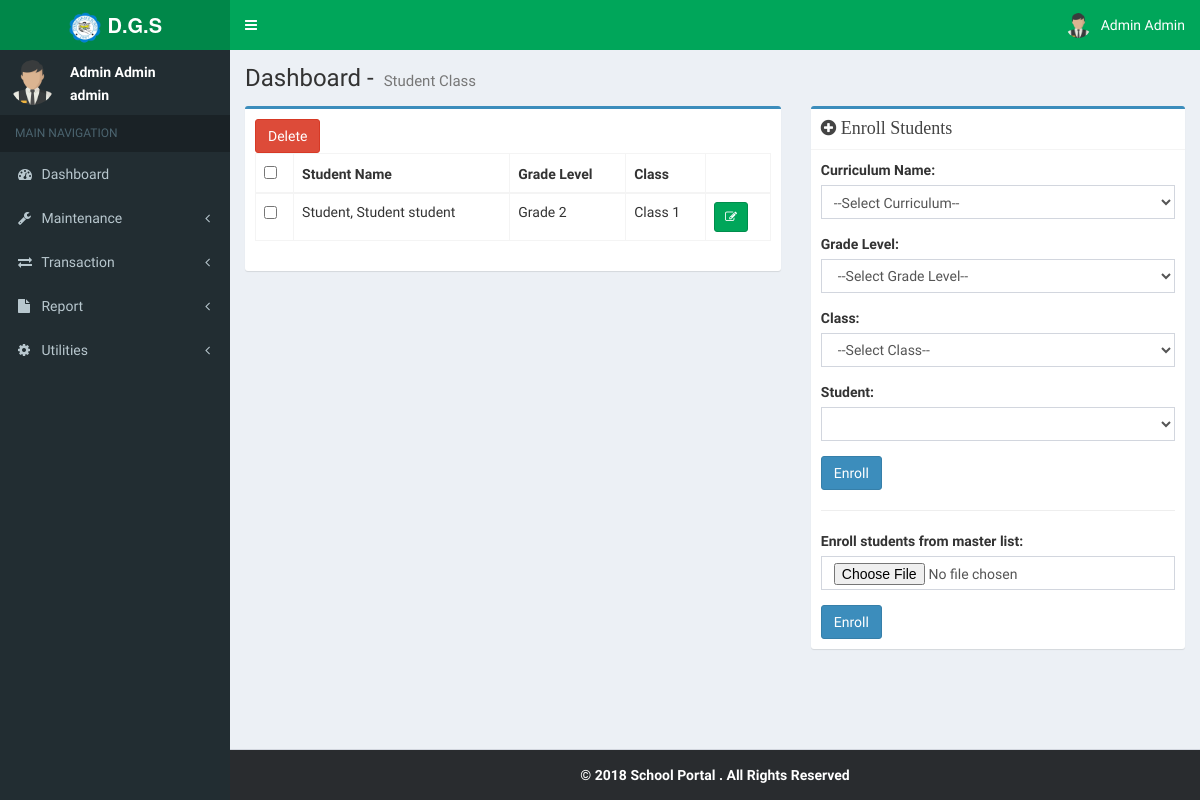
/student_class.php (signed in), run on the app's committed database.
### tables this page shows
CREATE TABLE `usertbl` (
  `id` int(11) NOT NULL,
  `username` varchar(140) NOT NULL,
  `password` varchar(100) NOT NULL,
  `fname` varchar(140) NOT NULL,
  `mname` varchar(140) NOT NULL,
  `lname` varchar(140) NOT NULL,
  `contact` varchar(140) NOT NULL,
  `usertype` varchar(50) NOT NULL,
  `status` int(11) NOT NULL,
  `profile_pic` varchar(170) NOT NULL
);

CREATE TABLE `tblstudentclass` (
  `id` int(11) NOT NULL,
  `classid` int(11) NOT NULL,
  `studentid` int(11) NOT NULL,
  `schoolyear` int(11) NOT NULL,
  `cur_id` int(70) NOT NULL,
  `gradelevel` int(70) NOT NULL,
  `clearance_status` int(11) NOT NULL
);

CREATE TABLE `tblyearlevel` (
  `id` int(11) NOT NULL,
  `yearlevel` varchar(20) NOT NULL,
  `description` varchar(50) NOT NULL
);

CREATE TABLE `tblclass` (
  `id` int(11) NOT NULL,
  `classname` varchar(20) NOT NULL,
  `schoolyearid` int(11) NOT NULL,
  `yearlevelid` int(11) NOT NULL,
  `cur_id` int(11) NOT NULL
);

### session.php (called while the page is built, shortened)
<?php
if (isset($_SESSION['username']))
{
	$username = $_SESSION['username'];
}
else
{
	header("Location: index.php");
	exit();
}
$result = mysqli_query($con,"SELECT * FROM usertbl WHERE username = '$username'")or die(mysqli_error($con));
$user_rows = mysqli_fetch_array($result);
$username = $user_rows['username'];
$fname = $user_rows['fname'];
$lname = $user_rows['lname'];
$profile_pic = $user_rows['profile_pic'];
$name = $fname." ".$lname;
?>

### student_class.php (the view, shortened to what this page needs)
<!DOCTYPE html>
<html>
<head>
	<?php include "inc/navbar.php"; ?>
</head>
<body class="hold-transition fixed skin-green sidebar-mini">
	<div class="wrapper">
		<?php include "inc/header.php"; ?>
		<div class="content-wrapper">
			<section class="content-header">
				<h1>
					Dashboard - <small>Student Class</small>
				</h1>
			</section>
			<section class="content">
				<div class="row">
					<div class="col-sm-7">
						<div class="box box-primary">
							<div class="box-body">
								<form id="submit_studclass" action="crud_function.php" method="post">
									<?php
									$query = "SELECT *,c.id as cid, st.id as stid,
									sc.id as sid,CONCAT(st.lname, ', ', st.fname, ' ',st.mname) as sname from tblstudentclass sc
									left join tblclass c on sc.classid = c.id
									left join tblyearlevel g on sc.gradelevel = g.id
									left join usertbl st on sc.studentid = st.id";
									$result = mysqli_query($con, $query)or die(mysqli_error($con));
									if(mysqli_num_rows($result) > 0){
										?>
										<button type="button" id="del_stud_class" class="btn btn-danger">Delete</button>
										<div class="tables">
											<table class="table table-bordered">
												<thead>
													<tr>
														<th><input type="checkbox" id="checkall"></th>
														<th>Student Name</th>
														<th>Grade Level</th>
														<th>Class</th>
														<th></th>
													</tr>
												</thead>
												<tbody>
													<?php while($row = mysqli_fetch_array($result)) {  ?>
														<tr>
															<td scope="row"><input type="checkbox" id="record" name="studclassid[]" value="<?php echo $row['sid']; ?>"></td>
															<td><?php echo $row['sname']; ?></td>
															<td><?php echo $row['yearlevel']; ?></td>
															<td><?php echo $row['classname']; ?></td>
															<td><button type="button" data-toggle="tooltip" title="Edit" onclick="editStudentClass(<?php echo $row['sid']; ?>)" id="edit_studclass" class="btn btn-success btn-sm"><i class="fa fa-edit"></i></button></td>
														</tr>
														<?php } ?>
													</tbody>
												</table>
											</div>
											<?php }else{ ?>
												<div class="alert alert-danger">No data found.</div>
												<?php } ?>
											</form>
										</div>
									</div>
								</div>
								<div class="col-sm-5">
									<div class="box box-primary">
										<div class="box-header with-border">
											<h3 class="box-title"><i class="fa fa-plus-circle"> Enroll Students</i></h3>
										</div>
										<div class="box-body">
											<form action="crud_function.php" method="post">
												<div class="form-group">
													<label>Curriculum Name:</label>
													<select class="form-control" style="padding:8px;" name="cbocurriculum" onchange="getCurId(this)" id="cbocurriculum" required>
														<option selected disabled>--Select Curriculum--</option>
														</select>
													</div>
													<div class="form-group">
														<label>Grade Level:</label>
														<select class="form-control" name="cbogradelevel"  id="cbogradelevel" onchange="generateClasses(this)" required>
															<option selected disabled>--Select Grade Level--</option>
															</select>
														</div>
														<div class="form-group">
															<label>Class:</label>
															<select class="form-control" name="cboclass"  id="cboclass" required>
																<option selected disabled>--Select Class--</option>
															</select>
														</div>
														<div class="form-group">
															<label>Student:</label>
															<select class="form-control" name="cboStudent"  id="cboStudent" required>
																<option></option>
																<?php
																$query = "SELECT * FROM usertbl where usertype='student'";
																$result = mysqli_query($con, $query);
																while($row = mysqli_fetch_array($result)){
																	?>
																	<option value="<?php echo $row['id']; ?>"><?php echo $row['fname']." ".$row['lname']; ?></option>
																	<?php } ?>
																</select>
															</div>
															<button type="submit" id="add_studclass" name="add_studclass" class="btn btn-primary">Enroll</button>
														</form>
														<hr>
														<form action="crud_function.php" method="post">
															<div class="form-group">
																<label>Enroll students from master list: </label>
																<input type="file" name="fileenroll" class="form-control" required>
															</div>
															<button type="submit" id="enrollcsv" name="enrollcsv" class="btn btn-primary">Enroll</button>
														</form>
													</div>
												</div>
											</div>
										</div>
									</div>
								</div>
								<?php include "inc/sidebar.php"; ?>
							<?php include "inc/script.php"; ?>
						</body>
						</html>

### inc/header.php (shortened to what this page needs)
<header class="main-header">
	<a href="admin_dashboard.php" class="logo">
		<span class="logo-lg"><b><img src="images/logo.png" width="34" height="32"> D.G.S</b></span>
	</a>
	<nav class="navbar navbar-static-top">
		<a class="sidebar-toggle" data-toggle="offcanvas" role="button">
		</a>
		<div class="navbar-custom-menu">
			<ul class="nav navbar-nav">
				<li class="dropdown user user-menu">
					<a href="#" class="dropdown-toggle" data-toggle="dropdown">
						<img src="<?php echo $profile_pic; ?>" class="user-image" alt="User Image">
						<span class="hidden-xs"><?php echo $name; ?></span>
					</a>
				</li>
			</ul>
		</div>
	</nav>
</header>

### inc/sidebar.php (shortened to what this page needs)
<aside class="main-sidebar">
 <section class="sidebar">
  <div class="user-panel">
   <div class="pull-left image">
    <img src="<?php echo $profile_pic; ?>" class="img-circle">
  </div>
  <div class="pull-left info">
    <p><?php echo $name; ?></p>
    <p><?php echo $username; ?></p>
  </div>
</div>
<ul class="sidebar-menu">
 <li class="header">MAIN NAVIGATION</li>
 <li>
  <a href="admin_dashboard.php">
   <i class="fa fa-dashboard"></i> <span>Dashboard</span>
 </a>
</li>
<li class="treeview slesson" onclick="setmodule('Student Lesson')">
  <a href="#">
   <i class="fa fa-wrench"></i>
   <span>Maintenance</span>
   <span class="pull-right-container">
    <span class="fa fa-angle-left pull-right"></span>
  </span>
</a>
</li>
<li class="treeview slesson" onclick="setmodule('Student Lesson')">
  <a href="#">
   <i class="fa fa-exchange"></i>
   <span>Transaction</span>
   <span class="pull-right-container">
    <span class="fa fa-angle-left pull-right"></span>
  </span>
</a>
</li>
<li class="treeview slesson" onclick="setmodule('Student Lesson')">
  <a href="#">
   <i class="fa fa-file"></i>
   <span>Report</span>
   <span class="pull-right-container">
    <span class="fa fa-angle-left pull-right"></span>
  </span>
</a>
</li>
<li class="treeview slesson" onclick="setmodule('Student Lesson')">
  <a href="#">
   <i class="fa fa-cog"></i>
   <span>Utilities</span>
   <span class="pull-right-container">
    <span class="fa fa-angle-left pull-right"></span>
  </span>
</a>
</li>
</ul>
</section>
</aside>

### css/_all-skins.css (style rules this page uses)
.skin-green .main-header .navbar { background-color: #00a65a; }
.skin-green .main-header .navbar .nav > li > a { color: #ffffff; }
.skin-green .main-header .navbar .sidebar-toggle { color: #ffffff; }
.skin-green .main-header .navbar .sidebar-toggle { color: #fff; }
.skin-green .main-header .logo { background-color: #008d4c; color: #ffffff; border-bottom: 0 solid transparent; }
.skin-green .content-header { background: transparent; }
.skin-green .wrapper, .skin-green .main-sidebar, .skin-green .left-side { background-color: #222d32; }
.skin-green .user-panel > .info, .skin-green .user-panel > .info > a { color: #fff; }
.skin-green .sidebar-menu > li.header { color: #4b646f; background: #1a2226; }
.skin-green .sidebar-menu > li > a { border-left: 3px solid transparent; }
.skin-green .sidebar a { color: #b8c7ce; }

### data on the page
usertbl: profile_pic (picture), name "Admin Admin", username "admin"
tblstudentclass: sname "Student, Student student", tblyearlevel.yearlevel "Grade 2", classid.classname "Class 1"
